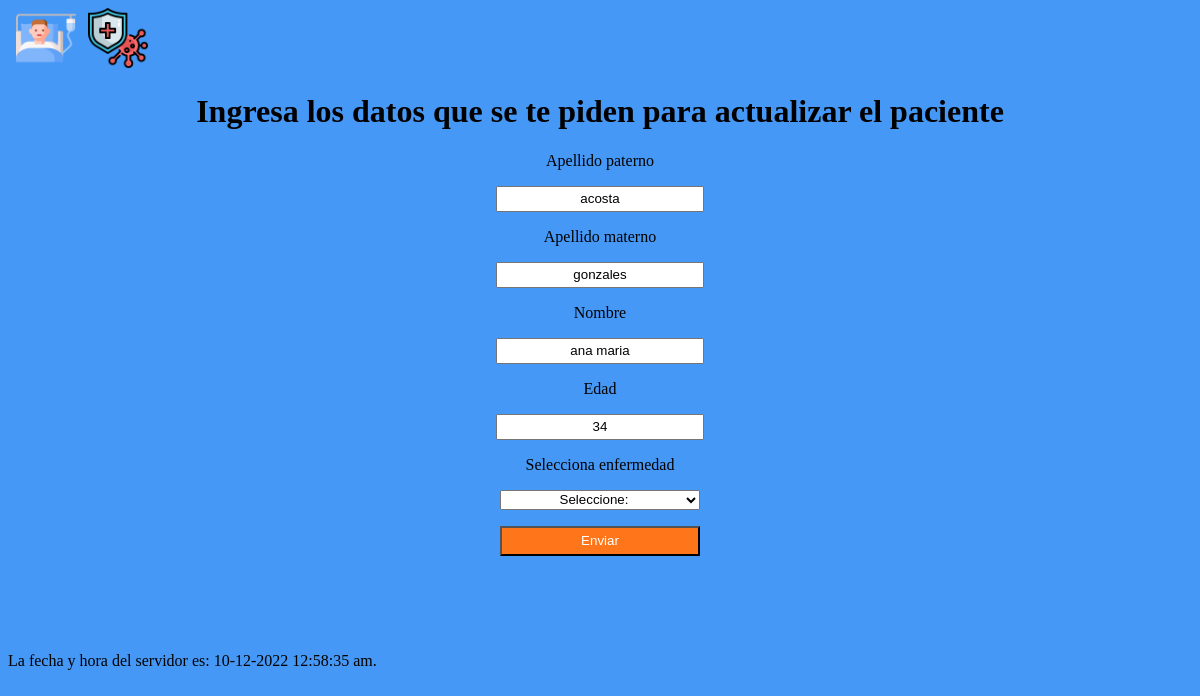
/ejecutables/cambios.php?id_getpaciente=4, run on the app's committed database.
### tables this page shows
CREATE TABLE `pacientes` (
  `id_paciente` int(11) NOT NULL,
  `apellido_paterno` varchar(50) NOT NULL,
  `apellido_materno` varchar(50) NOT NULL,
  `nombre` varchar(75) NOT NULL,
  `edad` int(3) NOT NULL,
  `id_enfermedad` int(11) NOT NULL
);

### ejecutables/cambios.php (the view, shortened to what this page needs)
<?php
include_once 'header.php';
$con = new Conexion;
$conectar = $con->con();
$id_getpaciente = $_GET['id_getpaciente'];
$consulta = $conectar->query("SELECT * FROM pacientes WHERE id_paciente = '$id_getpaciente'");
foreach ($consulta as $datos){
		?>
		<div class="container" align="center">
			<h1>Ingresa los datos que se te piden para actualizar el paciente </h1>
			<div class="div-3">
				<form action="cambios_Ejecutados.php" method="post" name="act">
				  <p>Apellido paterno</p>
				  <p>
				  <input type="text" name="apellido_paterno" id="textfield2" value="<?php echo $datos['apellido_paterno'];?>"/>
				  </p>
				  <p>Apellido materno</p>
				  <p>
				  <input type="text" name="apellido_materno" id="textfield3" value="<?php echo $datos['apellido_materno'];?>"/>
				  </p>
				  <p>Nombre</p>
				  <p>
				  <input type="text" name="nombre" id="textfield4" value="<?php echo $datos['nombre'];?>"/>
				  </p>
				  <p>Edad</p>
				  <p>
				  <input type="text" name="edad" id="textfield5" value="<?php echo $datos['edad'];?>"/>
				  </p>
				  <p>Selecciona enfermedad</p>
				  <p>
				  <select name="enfermedad">
				  	<option value="0">Seleccione:</option>
				  </select>
				  </p>
				  <p>
				  <input class="btn_usuario" type="submit" name="btn" id="button" value="Enviar" />
				  </p>
				</form>
			</div>
		</div>
<?php
}
include_once 'footer.php';?>

### css/style.css (style rules this page uses)
div { margin: 0; }
body { background-color: #4598F5; }
.div-3 { text-align: center; width: 700px; height: 500px; }
input { text-align: center; height: 20px; width: 200px; }
select, textarea { text-align: center; height: 20px; width: 200px; }
.btn_usuario { text-align: center; height: 30px; width: 200px; color:#fff; background-color: #ff751a; }

### data on the page
pacientes: apellido_paterno "acosta", apellido_materno "gonzales", nombre "ana maria", edad "34"
